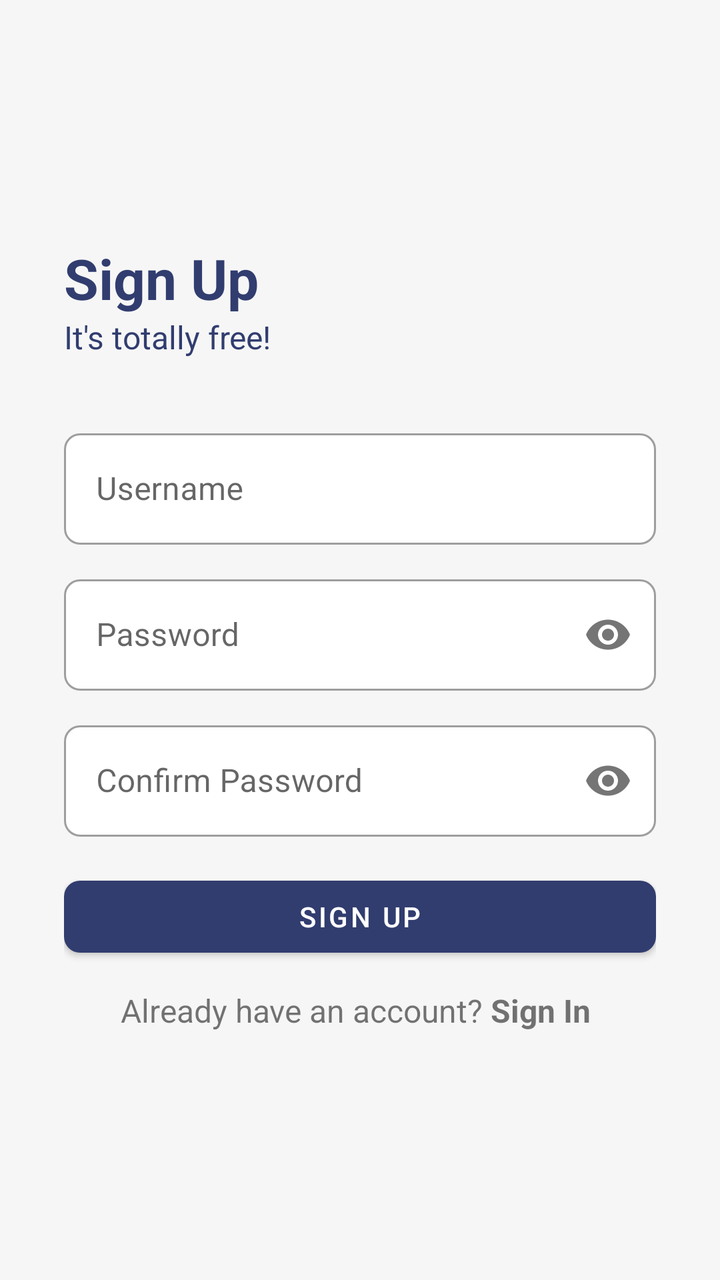
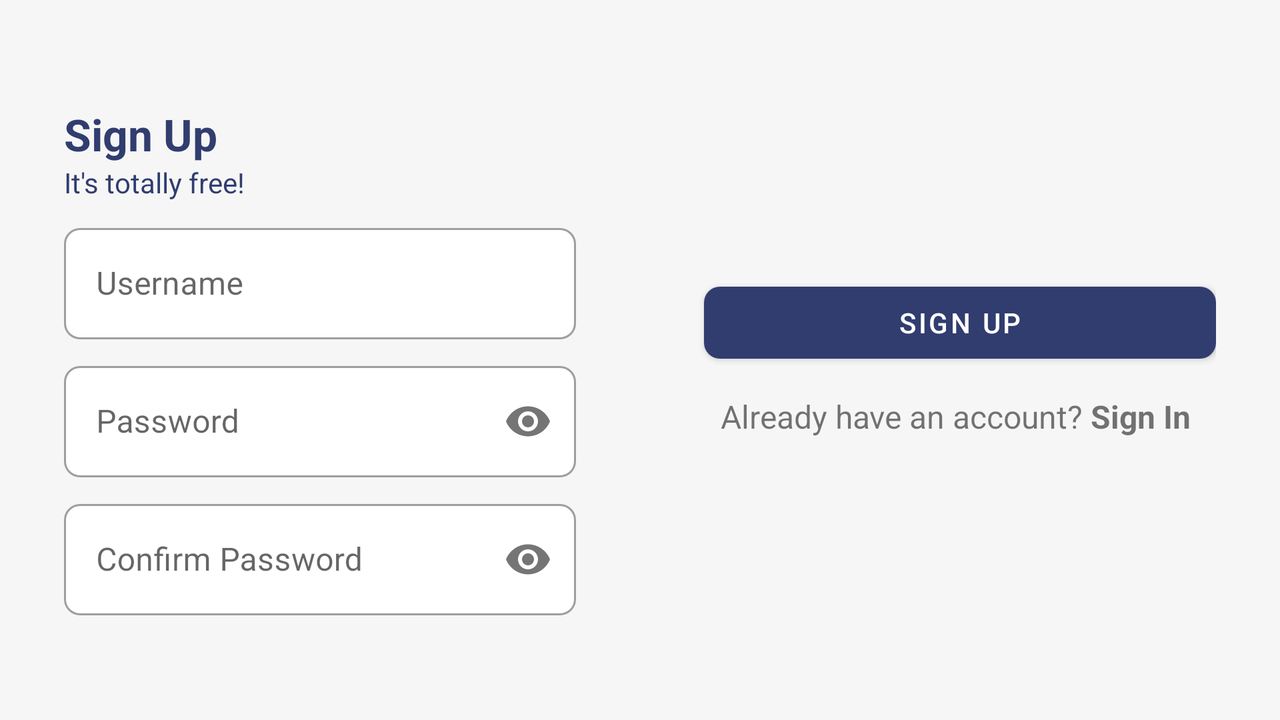

An Android layout and its configuration variant, each rendered on a device that would load it. The default file and the variant file are quoted in full after the pictures.
<!-- AndroidManifest.xml: application theme Theme.TodoList -->
<!-- res/layout/fragment_signup.xml -->
<?xml version="1.0" encoding="utf-8"?>
<androidx.constraintlayout.widget.ConstraintLayout xmlns:android="http://schemas.android.com/apk/res/android"
    xmlns:app="http://schemas.android.com/apk/res-auto"
    xmlns:tools="http://schemas.android.com/tools"
    android:layout_width="match_parent"
    android:layout_height="match_parent"
    android:layout_gravity="center"
    android:animateLayoutChanges="true"
    android:background="@color/light_grey"
    tools:context=".view.fragment.SignUpFragment">

    <LinearLayout
        android:layout_width="match_parent"
        android:layout_height="wrap_content"
        android:layout_marginLeft="@dimen/layout_density_xl"
        android:layout_marginTop="@dimen/layout_density_xs"
        android:layout_marginRight="@dimen/layout_density_xl"
        android:layout_marginBottom="@dimen/layout_density_xs"
        android:gravity="center"
        android:orientation="vertical"
        app:layout_constraintBottom_toBottomOf="parent"
        app:layout_constraintEnd_toEndOf="parent"
        app:layout_constraintStart_toStartOf="parent"
        app:layout_constraintTop_toTopOf="parent">

        <com.google.android.material.textview.MaterialTextView
            android:layout_width="match_parent"
            android:layout_height="wrap_content"
            android:text="@string/sign_up"
            android:textColor="@color/navy_blue"
            android:textSize="@dimen/entry_header_title"
            android:textStyle="bold" />

        <com.google.android.material.textview.MaterialTextView
            android:layout_width="match_parent"
            android:layout_height="wrap_content"
            android:text="@string/sign_up_message"
            android:textColor="@color/navy_blue"
            android:textSize="@dimen/entry_header_message" />

        <com.google.android.material.textfield.TextInputLayout
            android:id="@+id/tiUsername"
            style="@style/OutlinedBoxStyle"
            android:layout_width="match_parent"
            android:layout_height="wrap_content"
            android:layout_marginTop="@dimen/layout_density_xl"
            android:hint="@string/username"
            app:startIconDrawable="@drawable/ic_username">

            <com.google.android.material.textfield.TextInputEditText
                android:id="@+id/etUserName"
                android:layout_width="match_parent"
                android:layout_height="wrap_content"
                android:ems="10"
                android:imeOptions="actionNext"
                android:inputType="text"
                android:maxLength="32"
                android:maxLines="1"
                android:textSize="16sp" />
        </com.google.android.material.textfield.TextInputLayout>

        <com.google.android.material.textfield.TextInputLayout
            android:id="@+id/tiPassword"
            style="@style/OutlinedBoxStyle"
            android:layout_width="match_parent"
            android:layout_height="wrap_content"
            android:layout_marginTop="@dimen/layout_density_s"
            android:hint="@string/password"
            app:errorIconDrawable="@null"
            app:passwordToggleEnabled="true"
            app:startIconDrawable="@drawable/ic_password_lock">

            <com.google.android.material.textfield.TextInputEditText
                android:id="@+id/etPassword"
                android:layout_width="match_parent"
                android:layout_height="wrap_content"
                android:ems="10"
                android:imeOptions="actionNext"
                android:inputType="textPassword"
                android:maxLength="32"
                android:maxLines="1"
                android:textSize="16sp" />
        </com.google.android.material.textfield.TextInputLayout>

        <com.google.android.material.textfield.TextInputLayout
            android:id="@+id/tiConfirmPassword"
            style="@style/OutlinedBoxStyle"
            android:layout_width="match_parent"
            android:layout_height="wrap_content"
            android:layout_marginTop="@dimen/layout_density_s"
            android:hint="@string/confirm_password"
            app:errorIconDrawable="@null"
            app:passwordToggleEnabled="true"
            app:startIconDrawable="@drawable/ic_password_lock">

            <com.google.android.material.textfield.TextInputEditText
                android:id="@+id/etConfirmPassword"
                android:layout_width="match_parent"
                android:layout_height="wrap_content"
                android:ems="10"
                android:imeOptions="actionDone"
                android:inputType="textPassword"
                android:maxLength="32"
                android:maxLines="1"
                android:textSize="16sp" />
        </com.google.android.material.textfield.TextInputLayout>

        <com.google.android.material.button.MaterialButton
            android:id="@+id/btnSignUp"
            style="@style/Widget.MaterialComponents.Button"
            android:layout_width="match_parent"
            android:layout_height="wrap_content"
            android:layout_marginTop="@dimen/layout_density_m"
            android:text="@string/sign_up"
            android:textSize="14sp"
            app:cornerRadius="8dp"
            app:layout_constraintTop_toBottomOf="@+id/cbRememberMe" />

        <LinearLayout
            android:layout_width="match_parent"
            android:layout_height="wrap_content"
            android:layout_marginTop="@dimen/layout_density_xs"
            android:gravity="center"
            android:orientation="horizontal">

            <com.google.android.material.textview.MaterialTextView
                android:id="@+id/tvAlreadyAccount"
                android:layout_width="wrap_content"
                android:layout_height="wrap_content"
                android:text="@string/already_account_message"
                android:textSize="16sp"
                app:layout_constraintStart_toStartOf="parent"
                app:layout_constraintTop_toBottomOf="@+id/btnSignIn" />

            <com.google.android.material.textview.MaterialTextView
                android:id="@+id/tvSignIn"
                android:layout_width="wrap_content"
                android:layout_height="wrap_content"
                android:layout_margin="4dp"
                android:text="@string/sign_in"
                android:textSize="16sp"
                android:textStyle="bold" />

        </LinearLayout>

    </LinearLayout>

</androidx.constraintlayout.widget.ConstraintLayout>
<!-- resources referenced by this layout -->
<resources>
  <color name="light_grey">#f6f6f6</color>
  <color name="navy_blue">#313d6f</color>
  <dimen name="entry_header_message">16sp</dimen>
  <dimen name="entry_header_title">28sp</dimen>
  <dimen name="layout_density_m">16dp</dimen>
  <dimen name="layout_density_s">12dp</dimen>
  <dimen name="layout_density_xl">32dp</dimen>
  <dimen name="layout_density_xs">8dp</dimen>
  <string name="already_account_message">Already have an account?</string>
  <string name="confirm_password">Confirm Password</string>
  <string name="password">Password</string>
  <string name="sign_in">Sign In</string>
  <string name="sign_up">Sign Up</string>
  <string name="sign_up_message">It\'s totally free!</string>
  <string name="username">Username</string>
  <style name="OutlinedBoxStyle" parent="@style/Widget.MaterialComponents.TextInputLayout.OutlinedBox">
          <item name="boxCornerRadiusTopStart">8dp</item>
          <item name="boxCornerRadiusTopEnd">8dp</item>
          <item name="boxCornerRadiusBottomEnd">8dp</item>
          <item name="boxCornerRadiusBottomStart">8dp</item>
          <item name="boxBackgroundColor">@color/white</item>
      </style>
  <style name="Theme.TodoList" parent="Theme.MaterialComponents.Light.NoActionBar">
          
          <item name="colorPrimary">@color/navy_blue</item>
          <item name="colorPrimaryVariant">@color/navy_blue</item>
          <item name="colorOnPrimary">@color/white</item>
          
          <item name="colorSecondary">@color/teal_200</item>
          <item name="colorSecondaryVariant">@color/teal_700</item>
          <item name="colorOnSecondary">@color/black</item>
          
          <item name="android:statusBarColor" tools:targetApi="l">?attr/colorPrimaryVariant</item>
          
      </style>
  <color name="white">#FFFFFFFF</color>
  <color name="teal_200">#FF03DAC5</color>
  <color name="teal_700">#FF018786</color>
  <color name="black">#FF000000</color>
</resources>
<!-- res/layout-land/fragment_signup.xml (the author's variant of the layout above) -->
<!-- drawn on the phone turned sideways -->
<?xml version="1.0" encoding="utf-8"?>
<androidx.constraintlayout.widget.ConstraintLayout xmlns:android="http://schemas.android.com/apk/res/android"
    xmlns:app="http://schemas.android.com/apk/res-auto"
    xmlns:tools="http://schemas.android.com/tools"
    android:layout_width="match_parent"
    android:layout_height="match_parent"
    android:layout_gravity="center"
    android:background="@color/light_grey"
    android:paddingLeft="@dimen/layout_density_xl"
    android:paddingRight="@dimen/layout_density_xl"
    tools:context=".view.fragment.LoginFragment">

    <androidx.constraintlayout.widget.Guideline
        android:id="@+id/guideline"
        android:layout_width="wrap_content"
        android:layout_height="wrap_content"
        android:orientation="vertical"
        app:layout_constraintGuide_percent="0.5" />

    <com.google.android.material.textview.MaterialTextView
        android:id="@+id/tvSignUpTitle"
        android:layout_width="wrap_content"
        android:layout_height="wrap_content"
        android:gravity="center"
        android:text="@string/sign_up"
        android:textColor="@color/navy_blue"
        android:textSize="@dimen/entry_header_title"
        android:textStyle="bold"
        app:layout_constraintBottom_toTopOf="@+id/tvSignUpMessage"
        app:layout_constraintStart_toStartOf="parent"
        app:layout_constraintTop_toTopOf="parent"
        app:layout_constraintVertical_chainStyle="packed" />

    <com.google.android.material.textview.MaterialTextView
        android:id="@+id/tvSignUpMessage"
        android:layout_width="wrap_content"
        android:layout_height="wrap_content"
        android:gravity="center"
        android:text="@string/sign_up_message"
        android:textColor="@color/navy_blue"
        android:textSize="@dimen/entry_header_message"
        app:layout_constraintBottom_toTopOf="@+id/tiUsername"
        app:layout_constraintStart_toStartOf="parent"
        app:layout_constraintTop_toBottomOf="@+id/tvSignUpTitle" />

    <com.google.android.material.textfield.TextInputLayout
        android:id="@+id/tiUsername"
        style="@style/OutlinedBoxStyle"
        android:layout_width="0dp"
        android:layout_height="wrap_content"
        android:layout_marginTop="@dimen/layout_density_xs"
        android:layout_marginEnd="@dimen/layout_density_xl"
        android:layout_marginRight="@dimen/layout_density_xl"
        app:layout_constraintBottom_toTopOf="@+id/tiPassword"
        app:layout_constraintEnd_toStartOf="@+id/guideline"
        app:layout_constraintStart_toStartOf="parent"
        app:layout_constraintTop_toBottomOf="@+id/tvSignUpMessage"
        app:startIconDrawable="@drawable/ic_username">

        <com.google.android.material.textfield.TextInputEditText
            android:id="@+id/etUserName"
            android:layout_width="match_parent"
            android:layout_height="wrap_content"
            android:ems="10"
            android:hint="@string/username"
            android:inputType="text"
            android:maxLength="32"
            android:maxLines="1"
            android:nextFocusForward="@id/etPassword"
            android:textSize="16sp" />

    </com.google.android.material.textfield.TextInputLayout>

    <com.google.android.material.textfield.TextInputLayout
        android:id="@+id/tiPassword"
        style="@style/OutlinedBoxStyle"
        android:layout_width="0dp"
        android:layout_height="wrap_content"
        android:layout_marginTop="@dimen/layout_density_xs"
        android:layout_marginEnd="@dimen/layout_density_xl"
        android:layout_marginRight="@dimen/layout_density_xl"
        app:layout_constraintBottom_toTopOf="@+id/tiConfirmPassword"
        app:layout_constraintEnd_toStartOf="@+id/guideline"
        app:layout_constraintStart_toStartOf="parent"
        app:layout_constraintTop_toBottomOf="@+id/tiUsername"
        app:passwordToggleEnabled="true"
        app:startIconDrawable="@drawable/ic_password_lock">

        <com.google.android.material.textfield.TextInputEditText
            android:id="@+id/etPassword"
            android:layout_width="match_parent"
            android:layout_height="wrap_content"
            android:ems="10"
            android:hint="@string/password"
            android:imeOptions="actionDone"
            android:inputType="textPassword"
            android:maxLength="32"
            android:maxLines="1"
            android:textSize="16sp" />
    </com.google.android.material.textfield.TextInputLayout>

    <com.google.android.material.textfield.TextInputLayout
        android:id="@+id/tiConfirmPassword"
        style="@style/OutlinedBoxStyle"
        android:layout_width="0dp"
        android:layout_height="wrap_content"
        android:layout_marginTop="@dimen/layout_density_xs"
        android:layout_marginEnd="@dimen/layout_density_xl"
        android:layout_marginRight="@dimen/layout_density_xl"
        app:layout_constraintBottom_toBottomOf="parent"
        app:layout_constraintEnd_toStartOf="@+id/guideline"
        app:layout_constraintStart_toStartOf="parent"
        app:layout_constraintTop_toBottomOf="@+id/tiPassword"
        app:passwordToggleEnabled="true"
        app:startIconDrawable="@drawable/ic_password_lock">

        <com.google.android.material.textfield.TextInputEditText
            android:id="@+id/etConfirmPassword"
            android:layout_width="match_parent"
            android:layout_height="wrap_content"
            android:ems="10"
            android:hint="@string/confirm_password"
            android:imeOptions="actionDone"
            android:inputType="textPassword"
            android:maxLength="32"
            android:maxLines="1"
            android:textSize="16sp" />
    </com.google.android.material.textfield.TextInputLayout>

    <com.google.android.material.button.MaterialButton
        android:id="@+id/btnSignUp"
        style="@style/Widget.MaterialComponents.Button"
        android:layout_width="0dp"
        android:layout_height="wrap_content"
        android:layout_marginStart="@dimen/layout_density_xl"
        android:layout_marginLeft="@dimen/layout_density_xl"
        android:text="@string/sign_up"
        android:textSize="14sp"
        app:cornerRadius="8dp"
        app:layout_constraintBottom_toTopOf="@+id/linearLayout"
        app:layout_constraintEnd_toEndOf="parent"
        app:layout_constraintHorizontal_bias="0.5"
        app:layout_constraintStart_toEndOf="@id/guideline"
        app:layout_constraintTop_toTopOf="parent"
        app:layout_constraintVertical_chainStyle="packed" />

    <LinearLayout
        android:id="@+id/linearLayout"
        android:layout_width="0dp"
        android:layout_height="wrap_content"
        android:layout_marginStart="@dimen/layout_density_xl"
        android:layout_marginLeft="@dimen/layout_density_xl"
        android:layout_marginTop="@dimen/layout_density_xs"
        android:gravity="center"
        android:orientation="horizontal"
        app:layout_constraintBottom_toBottomOf="parent"
        app:layout_constraintEnd_toEndOf="parent"
        app:layout_constraintStart_toEndOf="@id/guideline"
        app:layout_constraintTop_toBottomOf="@+id/btnSignUp">

        <com.google.android.material.textview.MaterialTextView
            android:id="@+id/tvAlreadyAccount"
            android:layout_width="wrap_content"
            android:layout_height="wrap_content"
            android:text="@string/already_account_message"
            android:textSize="16sp"
            app:layout_constraintStart_toStartOf="parent"
            app:layout_constraintTop_toBottomOf="@+id/btnSignIn" />

        <com.google.android.material.textview.MaterialTextView
            android:id="@+id/tvSignIn"
            android:layout_width="wrap_content"
            android:layout_height="wrap_content"
            android:layout_margin="4dp"
            android:text="@string/sign_in"
            android:textSize="16sp"
            android:textStyle="bold" />

    </LinearLayout>

</androidx.constraintlayout.widget.ConstraintLayout>
<!-- resources referenced by the variant -->
<!-- as the phone turned sideways resolves them -->
<resources>
  <color name="light_grey">#f6f6f6</color>
  <color name="navy_blue">#313d6f</color>
  <!-- from res/values-land/ -->
  <dimen name="entry_header_message">14sp</dimen>
  <!-- from res/values-land/ -->
  <dimen name="entry_header_title">22sp</dimen>
  <!-- from res/values-land/ -->
  <dimen name="layout_density_xl">32dp</dimen>
  <!-- from res/values-land/ -->
  <dimen name="layout_density_xs">8dp</dimen>
  <string name="already_account_message">Already have an account?</string>
  <string name="confirm_password">Confirm Password</string>
  <string name="password">Password</string>
  <string name="sign_in">Sign In</string>
  <string name="sign_up">Sign Up</string>
  <string name="sign_up_message">It\'s totally free!</string>
  <string name="username">Username</string>
  <style name="OutlinedBoxStyle" parent="@style/Widget.MaterialComponents.TextInputLayout.OutlinedBox">
          <item name="boxCornerRadiusTopStart">8dp</item>
          <item name="boxCornerRadiusTopEnd">8dp</item>
          <item name="boxCornerRadiusBottomEnd">8dp</item>
          <item name="boxCornerRadiusBottomStart">8dp</item>
          <item name="boxBackgroundColor">@color/white</item>
      </style>
  <style name="Theme.TodoList" parent="Theme.MaterialComponents.Light.NoActionBar">
          
          <item name="colorPrimary">@color/navy_blue</item>
          <item name="colorPrimaryVariant">@color/navy_blue</item>
          <item name="colorOnPrimary">@color/white</item>
          
          <item name="colorSecondary">@color/teal_200</item>
          <item name="colorSecondaryVariant">@color/teal_700</item>
          <item name="colorOnSecondary">@color/black</item>
          
          <item name="android:statusBarColor" tools:targetApi="l">?attr/colorPrimaryVariant</item>
          
      </style>
  <color name="white">#FFFFFFFF</color>
  <color name="teal_200">#FF03DAC5</color>
  <color name="teal_700">#FF018786</color>
  <color name="black">#FF000000</color>
</resources>
